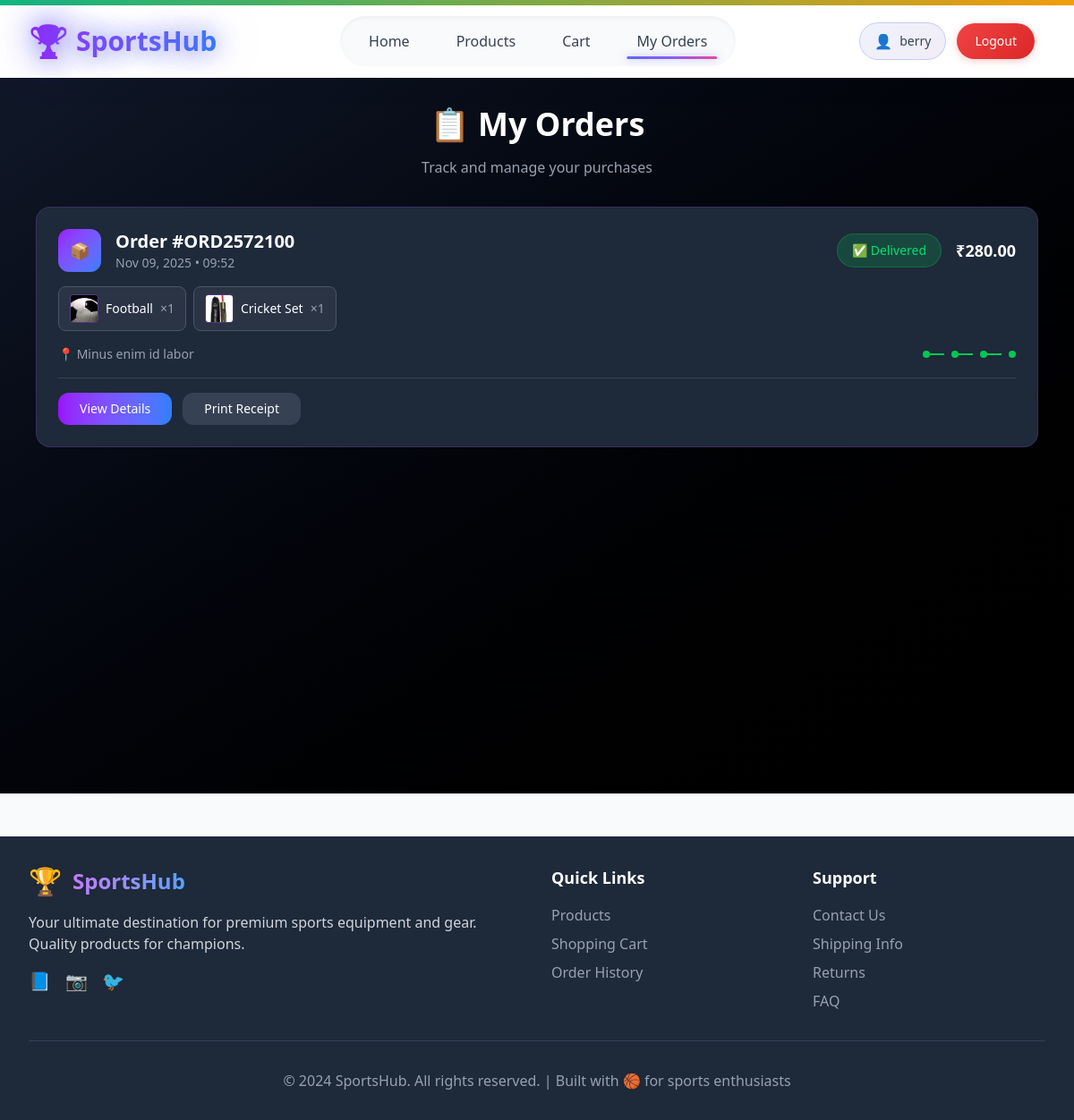
The app's page /orders/ (signed in), older data.
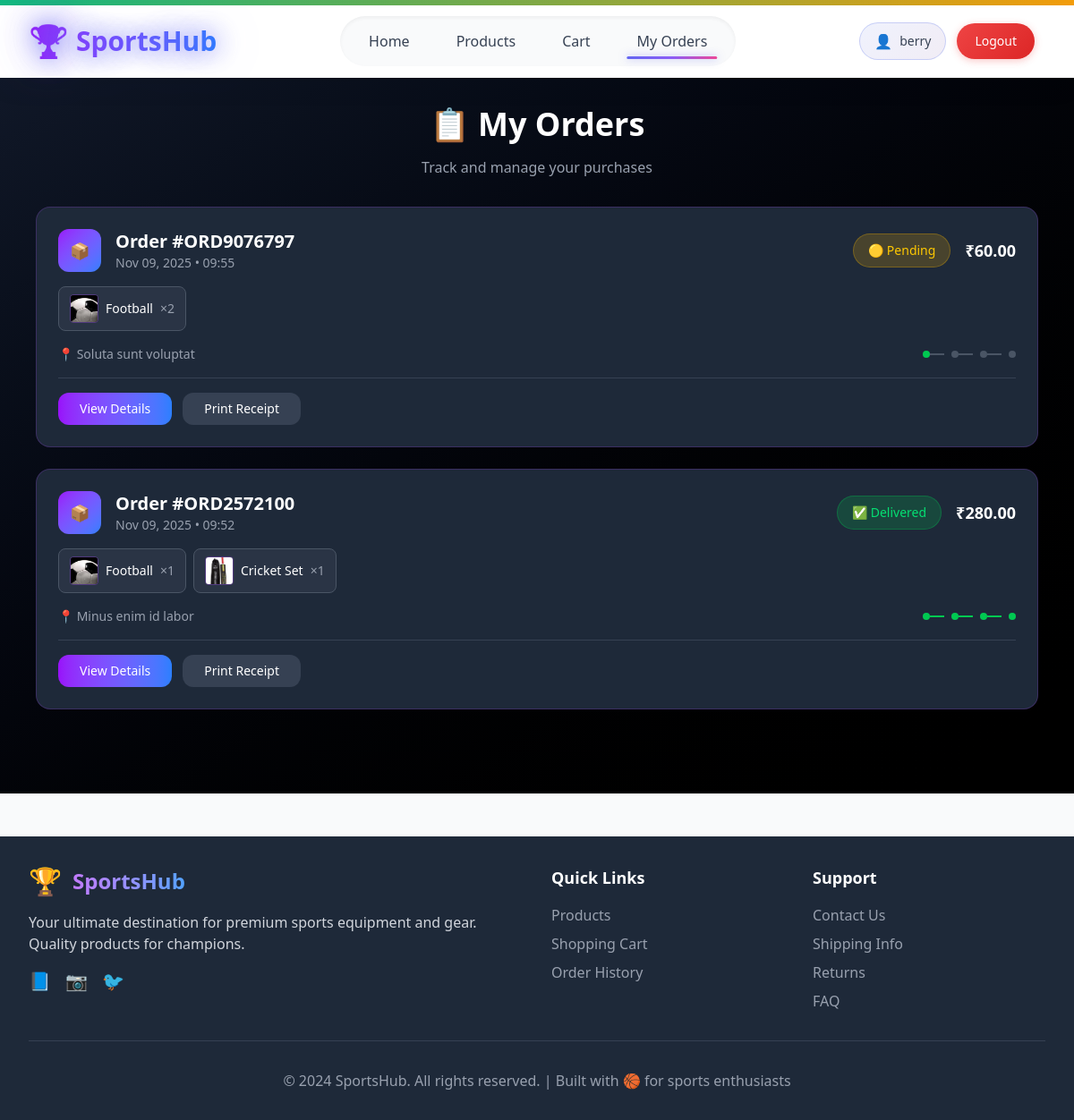
The same page, newer data.
### shop/models.py (models this page shows, shortened)
class Order(models.Model):
    STATUS_CHOICES = [
        ('pending', '🟡 Pending'),
        ('confirmed', '🔵 Confirmed'),
        ('shipped', '🚚 Shipped'),
        ('delivered', '✅ Delivered'),
        ('cancelled', '❌ Cancelled'),
        ('paid', '💰 Paid'),
    ]
    STATUS_PROGRESSION = ['pending', 'confirmed', 'shipped', 'delivered']
    order_number = models.CharField(max_length=20, unique=True)
    customer = models.ForeignKey(User, on_delete=models.CASCADE, related_name='orders')
    seller = models.ForeignKey(User, on_delete=models.CASCADE, related_name='seller_orders')
    total_amount = models.DecimalField(max_digits=10, decimal_places=2)
    status = models.CharField(max_length=20, choices=STATUS_CHOICES, default='pending')
    shipping_address = models.TextField()
    customer_phone = models.CharField(max_length=15)
    stripe_session_id = models.CharField(max_length=255, blank=True, null=True)  # Add this field
    created_at = models.DateTimeField(auto_now_add=True)
    updated_at = models.DateTimeField(auto_now=True)
    @property
    def status_index(self):
        try:
            return self.STATUS_PROGRESSION.index(self.status)
        except ValueError:
            return -1  # For cancelled status

class OrderItem(models.Model):
    order = models.ForeignKey(Order, related_name='items', on_delete=models.CASCADE)
    product = models.ForeignKey(Product, on_delete=models.CASCADE,related_name='order_items')
    quantity = models.PositiveIntegerField(default=1)
    price = models.DecimalField(max_digits=10, decimal_places=2)  # Price at time of order

class Product(models.Model):
    name = models.CharField(max_length=200)
    description = models.TextField()
    price = models.DecimalField(max_digits=10, decimal_places=2)
    image = models.ImageField(upload_to='products/')
    seller = models.ForeignKey(User, on_delete=models.CASCADE)
    stock_quantity = models.PositiveIntegerField(default=0)
    is_active = models.BooleanField(default=True)
    created_at = models.DateTimeField(auto_now_add=True)

### buyer/views.py (the view)
# urls.py: path('orders/', views.order_history, name='order_history'),
@login_required
def order_history(request):
    if not request.user.is_buyer():
        messages.error(request, "Access denied. Buyer account required.")
        return redirect('accounts:retail_admin_login')
    orders = Order.objects.filter(customer=request.user).order_by('-created_at')
    context = {
        'orders': orders,
    }
    return render(request, 'buyer/order_history.html', context)

### accounts/models.py (called while the page is built)
    def is_buyer(self):
        return self.role == self.Roles.BUYER

    def is_seller(self):
        return self.role == self.Roles.SELLER

### buyer/templates/buyer/order_history.html (shortened to what the changed rows need)
{% extends 'base.html' %}
{% load static %}
{% block content %}
<div class="min-h-screen bg-gradient-to-br from-gray-900 to-black py-8">
    <div class="max-w-6xl mx-auto px-4">
        <div class="text-center mb-8">
            <h1 class="text-4xl font-bold text-white mb-4">📋 My Orders</h1>
        </div>
        {% if orders %}
        <div class="space-y-6">
            {% for order in orders %}
            <div class="bg-gray-800 rounded-2xl p-6 border border-purple-500/20 hover:border-purple-500/40 transition-all duration-300">
                <div class="flex flex-col lg:flex-row lg:items-center lg:justify-between mb-4">
                    <div class="flex items-center space-x-4 mb-4 lg:mb-0">
                        <div class="w-12 h-12 bg-gradient-to-br from-purple-600 to-blue-500 rounded-xl flex items-center justify-center">
                            <span class="text-white text-lg">📦</span>
                        </div>
                        <div>
                            <h3 class="text-xl font-bold text-white">Order #{{ order.order_number }}</h3>
                            <p class="text-gray-400 text-sm">{{ order.created_at|date:"M d, Y • H:i" }}</p>
                        </div>
                    </div>
                    <div class="flex flex-col sm:flex-row sm:items-center space-y-2 sm:space-y-0 sm:space-x-4">
                        <span class="px-4 py-2 rounded-full text-sm font-medium
                            {% if order.status == 'pending' %}bg-yellow-500/20 text-yellow-400 border border-yellow-500/30
                            {% elif order.status == 'confirmed' %}bg-blue-500/20 text-blue-400 border border-blue-500/30
                            {% elif order.status == 'shipped' %}bg-purple-500/20 text-purple-400 border border-purple-500/30
                            {% elif order.status == 'delivered' %}bg-green-500/20 text-green-400 border border-green-500/30
                            {% else %}bg-red-500/20 text-red-400 border border-red-500/30{% endif %}">
                            {{ order.get_status_display }}
                        </span>
                        <span class="text-white font-bold text-lg">₹{{ order.total_amount }}</span>
                    </div>
                </div>
                <div class="mb-4">
                    <div class="flex flex-wrap gap-2">
                        {% for item in order.items.all|slice:":3" %}
                        <div class="flex items-center space-x-2 bg-gray-700/50 px-3 py-2 rounded-lg border border-gray-600">
                            {% if item.product.image %}
                            <img src="{{ item.product.image.url }}" alt="{{ item.product.name }}"
                                 class="w-8 h-8 object-cover rounded border border-purple-500/30">
                            {% else %}
                            <div class="w-8 h-8 bg-gradient-to-br from-purple-600 to-blue-500 rounded flex items-center justify-center">
                                <span class="text-white text-xs">📱</span>
                            </div>
                            {% endif %}
                            <span class="text-white text-sm">{{ item.product.name }}</span>
                            <span class="text-gray-400 text-sm">×{{ item.quantity }}</span>
                        </div>
                        {% endfor %}
                    </div>
                </div>
                <div class="flex items-center justify-between mb-4">
                    <div class="flex items-center space-x-4 text-sm text-gray-400">
                        <span>📍 {{ order.shipping_address|truncatewords:5 }}</span>
                    </div>
                    <div class="flex items-center space-x-2">
                        {% for status in order.STATUS_PROGRESSION %}
                        <div class="flex items-center">
                            <div class="w-2 h-2 rounded-full
                                {% if order.status_index >= forloop.counter0 %}bg-green-500
                                {% else %}bg-gray-600{% endif %}"></div>
                            {% if not forloop.last %}
                            <div class="w-4 h-0.5
                                {% if order.status_index > forloop.counter0 %}bg-green-500
                                {% else %}bg-gray-600{% endif %}"></div>
                            {% endif %}
                        </div>
                        {% endfor %}
                    </div>
                </div>
                <div class="flex flex-wrap gap-3 pt-4 border-t border-gray-700">
                    <a href="{% url 'buyer:order_detail' order.order_number %}"
                       class="bg-gradient-to-r from-purple-600 to-blue-500 text-white px-6 py-2 rounded-xl hover:from-purple-700 hover:to-blue-600 transform hover:scale-105 transition-all duration-300 text-sm font-medium">
                        View Details
                    </a>
                    <button onclick="window.print()"
                            class="bg-gray-700 text-white px-6 py-2 rounded-xl hover:bg-gray-600 transform hover:scale-105 transition-all duration-300 text-sm font-medium">
                        Print Receipt
                    </button>
                </div>
            </div>
            {% endfor %}
        </div>
        {% endif %}
    </div>
</div>
{% endblock %}

Row changes from the older to the newer data that the page shows:
added Order: order_number "ORD9076797", created_at "Nov 09, 2025 • 09:55", status "🟡 Pending", total_amount "60.00", shipping_address "Soluta sunt voluptat"
added OrderItem: product.image (picture), product.name "Football", quantity "2", shown under "ORD9076797"
